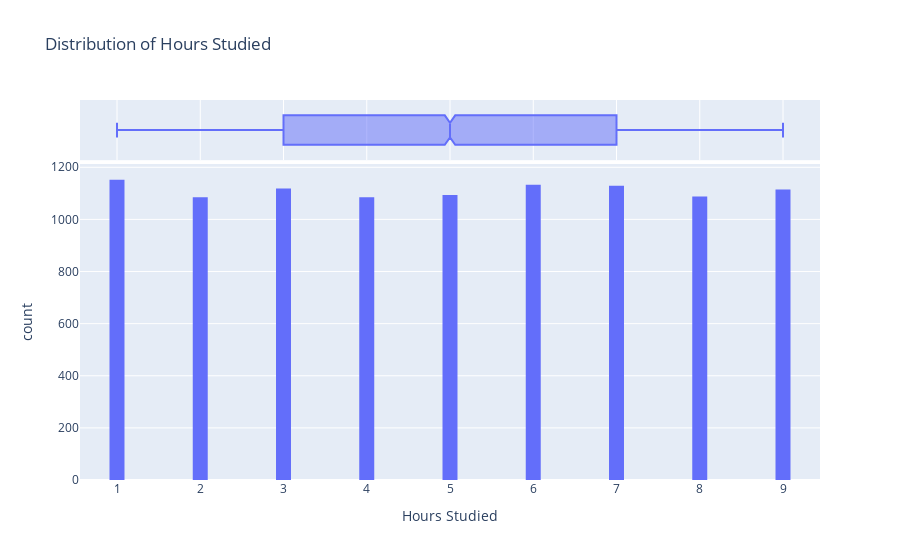

Notebook code cell kept with this figure:
### Code cell
fig = px.histogram(df_pandas, x='Hours Studied', marginal='box', nbins=47, title='Distribution of Hours Studied')
fig.update_layout(bargap=0.1)

### Figure 1 — Plotly figure (JSON) as saved in the notebook; plotly's stock layout.template omitted (floating-point values rounded to 4 significant figures; data arrays with more than 128 entries replaced by an {"elided": "..."} marker saying what was removed)
{"data": [{"alignmentgroup": "True", "bingroup": "x", "hovertemplate": "Hours Studied=%{x}<br>count=%{y}<extra></extra>", "legendgroup": "", "marker": {"color": "#636efa", "pattern": {"shape": ""}}, "name": "", "nbinsx": 47, "offsetgroup": "", "orientation": "v", "showlegend": false, "type": "histogram", "x": {"elided": "10000 int values"}, "xaxis": "x", "yaxis": "y"}, {"alignmentgroup": "True", "hovertemplate": "Hours Studied=%{x}<extra></extra>", "legendgroup": "", "marker": {"color": "#636efa"}, "name": "", "notched": true, "offsetgroup": "", "showlegend": false, "type": "box", "x": {"elided": "10000 int values"}, "xaxis": "x2", "yaxis": "y2"}], "layout": {"autosize": true, "bargap": 0.1, "barmode": "relative", "legend": {"tracegroupgap": 0}, "title": {"text": "Distribution of Hours Studied"}, "xaxis": {"anchor": "y", "autorange": true, "domain": [0, 1], "range": [0.5556, 9.444], "title": {"text": "Hours Studied"}, "type": "linear"}, "xaxis2": {"anchor": "y2", "autorange": true, "domain": [0, 1], "matches": "x", "range": [0.5556, 9.444], "showgrid": true, "showticklabels": false, "type": "linear"}, "yaxis": {"anchor": "x", "autorange": true, "domain": [0, 0.8316], "range": [0, 1213.0], "title": {"text": "count"}}, "yaxis2": {"anchor": "x2", "autorange": true, "domain": [0.8416, 1], "matches": "y2", "range": [-0.5, 0.5], "showgrid": false, "showline": false, "showticklabels": false, "ticks": "", "type": "category"}}}
